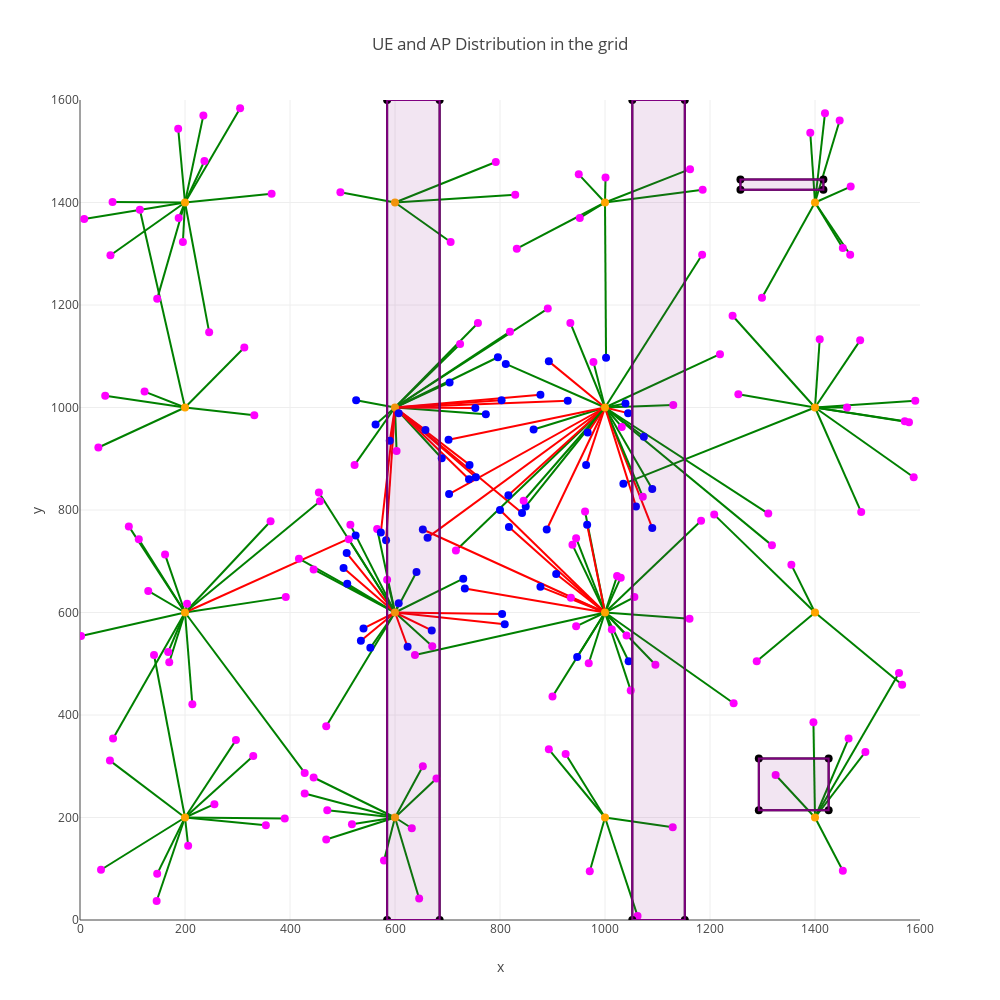

Source (notebook cell):
### Code cell
data_0_episode = Info_plot_dynamic_UE(result_NN, 0)
data_values=data_0_episode["data"]  

figure={"data":data_values,
        "layout": {'xaxis':{'range': [0, 1600], 'title': 'x'},
                   'yaxis':{'range': [0, 1600], 'title': 'y'},
                   'title':"UE and AP Distribution in the grid",
                   'height' : 1000,
                   'width' :1000,
                   'showlegend': False,
                   "shapes":Rec_dict, 
                  }
       }
plotly.offline.iplot(figure, image='png')

### Figure 1 — Plotly figure (JSON) as saved in the notebook; plotly's stock layout.template omitted (floating-point values rounded to 4 significant figures; data arrays with more than 128 entries replaced by an {"elided": "..."} marker saying what was removed)
{"data": [{"line": {"color": "green", "width": 2}, "mode": "lines", "type": "scatter", "x": [1000, 945], "y": [600, 745]}, {"line": {"color": "green", "width": 2}, "mode": "lines", "type": "scatter", "x": [1000, 1162], "y": [1400, 1465]}, {"line": {"color": "green", "width": 2}, "mode": "lines", "type": "scatter", "x": [600, 689], "y": [1000, 901]}, {"line": {"color": "green", "width": 2}, "mode": "lines", "type": "scatter", "x": [1000, 952], "y": [1400, 1370]}, {"line": {"color": "green", "width": 2}, "mode": "lines", "type": "scatter", "x": [200, 392], "y": [600, 630]}, {"line": {"color": "green", "width": 2}, "mode": "lines", "type": "scatter", "x": [600, 653], "y": [200, 300]}, {"line": {"color": "green", "width": 2}, "mode": "lines", "type": "scatter", "x": [1000, 1013], "y": [600, 567]}, {"line": {"color": "red", "width": 2}, "mode": "lines", "type": "scatter", "x": [1000, 889], "y": [1000, 762]}, {"line": {"color": "green", "width": 2}, "mode": "lines", "type": "scatter", "x": [200, 114], "y": [1000, 1386]}, {"line": {"color": "green", "width": 2}, "mode": "lines", "type": "scatter", "x": [1000, 925], "y": [200, 324]}, {"line": {"color": "green", "width": 2}, "mode": "lines", "type": "scatter", "x": [200, 63], "y": [600, 354]}, {"line": {"color": "green", "width": 2}, "mode": "lines", "type": "scatter", "x": [200, 123], "y": [1000, 1031]}, {"line": {"color": "green", "width": 2}, "mode": "lines", "type": "scatter", "x": [1400, 1289], "y": [600, 505]}, {"line": {"color": "green", "width": 2}, "mode": "lines", "type": "scatter", "x": [200, 141], "y": [200, 517]}, {"line": {"color": "green", "width": 2}, "mode": "lines", "type": "scatter", "x": [1000, 900], "y": [600, 436]}, {"line": {"color": "red", "width": 2}, "mode": "lines", "type": "scatter", "x": [600, 842], "y": [1000, 794]}, {"line": {"color": "green", "width": 2}, "mode": "lines", "type": "scatter", "x": [600, 730], "y": [600, 666]}, {"line": {"color": "green", "width": 2}, "mode": "lines", "type": "scatter", "x": [600, 455], "y": [600, 834]}, {"line": {"color": "green", "width": 2}, "mode": "lines", "type": "scatter", "x": [600, 704], "y": [1000, 1049]}, {"line": {"color": "green", "width": 2}, "mode": "lines", "type": "scatter", "x": [200, 235], "y": [1400, 1570]}, {"line": {"color": "green", "width": 2}, "mode": "lines", "type": "scatter", "x": [600, 469], "y": [600, 378]}, {"line": {"color": "green", "width": 2}, "mode": "lines", "type": "scatter", "x": [1000, 1183], "y": [600, 779]}, {"line": {"color": "green", "width": 2}, "mode": "lines", "type": "scatter", "x": [1000, 1185], "y": [1000, 1298]}, {"line": {"color": "green", "width": 2}, "mode": "lines", "type": "scatter", "x": [1000, 1041], "y": [600, 555]}, {"line": {"color": "green", "width": 2}, "mode": "lines", "type": "scatter", "x": [1000, 1245], "y": [600, 423]}, {"line": {"color": "green", "width": 2}, "mode": "lines", "type": "scatter", "x": [1400, 1355], "y": [600, 693]}, {"line": {"color": "green", "width": 2}, "mode": "lines", "type": "scatter", "x": [1000, 978], "y": [1000, 1089]}, {"line": {"color": "green", "width": 2}, "mode": "lines", "type": "scatter", "x": [1400, 1447], "y": [1400, 1560]}, {"line": {"color": "green", "width": 2}, "mode": "lines", "type": "scatter", "x": [1000, 1161], "y": [600, 588]}, {"line": {"color": "green", "width": 2}, "mode": "lines", "type": "scatter", "x": [1000, 849], "y": [1000, 807]}, {"line": {"color": "green", "width": 2}, "mode": "lines", "type": "scatter", "x": [200, 168], "y": [600, 523]}, {"line": {"color": "green", "width": 2}, "mode": "lines", "type": "scatter", "x": [1400, 1453], "y": [1400, 1311]}, {"line": {"color": "green", "width": 2}, "mode": "lines", "type": "scatter", "x": [1400, 1579], "y": [1000, 971]}, {"line": {"color": "green", "width": 2}, "mode": "lines", "type": "scatter", "x": [1400, 1496], "y": [200, 328]}, {"line": {"color": "green", "width": 2}, "mode": "lines", "type": "scatter", "x": [600, 607], "y": [1000, 989]}, {"line": {"color": "green", "width": 2}, "mode": "lines", "type": "scatter", "x": [200, 363], "y": [600, 778]}, {"line": {"color": "green", "width": 2}, "mode": "lines", "type": "scatter", "x": [600, 891], "y": [1000, 1193]}, {"line": {"color": "green", "width": 2}, "mode": "lines", "type": "scatter", "x": [200, 62], "y": [1400, 1401]}, {"line": {"color": "green", "width": 2}, "mode": "lines", "type": "scatter", "x": [200, 130], "y": [600, 642]}, {"line": {"color": "green", "width": 2}, "mode": "lines", "type": "scatter", "x": [200, 147], "y": [1400, 1212]}, {"line": {"color": "green", "width": 2}, "mode": "lines", "type": "scatter", "x": [1000, 864], "y": [1000, 957]}, {"line": {"color": "green", "width": 2}, "mode": "lines", "type": "scatter", "x": [1000, 935], "y": [600, 629]}, {"line": {"color": "green", "width": 2}, "mode": "lines", "type": "scatter", "x": [600, 566], "y": [600, 763]}, {"line": {"color": "green", "width": 2}, "mode": "lines", "type": "scatter", "x": [200, 35], "y": [1000, 922]}, {"line": {"color": "red", "width": 2}, "mode": "lines", "type": "scatter", "x": [1000, 733], "y": [600, 647]}, {"line": {"color": "green", "width": 2}, "mode": "lines", "type": "scatter", "x": [1000, 1045], "y": [600, 505]}, {"line": {"color": "green", "width": 2}, "mode": "lines", "type": "scatter", "x": [1000, 716], "y": [1000, 721]}, {"line": {"color": "green", "width": 2}, "mode": "lines", "type": "scatter", "x": [1000, 947], "y": [600, 513]}, {"line": {"color": "green", "width": 2}, "mode": "lines", "type": "scatter", "x": [1000, 638], "y": [600, 517]}, {"line": {"color": "green", "width": 2}, "mode": "lines", "type": "scatter", "x": [200, 354], "y": [200, 185]}, {"line": {"color": "green", "width": 2}, "mode": "lines", "type": "scatter", "x": [600, 471], "y": [200, 214]}, {"line": {"color": "green", "width": 2}, "mode": "lines", "type": "scatter", "x": [200, 297], "y": [200, 351]}, {"line": {"color": "green", "width": 2}, "mode": "lines", "type": "scatter", "x": [1000, 1186], "y": [1400, 1425]}, {"line": {"color": "green", "width": 2}, "mode": "lines", "type": "scatter", "x": [600, 509], "y": [600, 656]}, {"line": {"color": "green", "width": 2}, "mode": "lines", "type": "scatter", "x": [600, 641], "y": [600, 679]}, {"line": {"color": "green", "width": 2}, "mode": "lines", "type": "scatter", "x": [1000, 1130], "y": [1000, 1005]}, {"line": {"color": "green", "width": 2}, "mode": "lines", "type": "scatter", "x": [1400, 1560], "y": [200, 482]}, {"line": {"color": "green", "width": 2}, "mode": "lines", "type": "scatter", "x": [1000, 934], "y": [1000, 1165]}, {"line": {"color": "green", "width": 2}, "mode": "lines", "type": "scatter", "x": [1000, 811], "y": [1000, 1085]}, {"line": {"color": "green", "width": 2}, "mode": "lines", "type": "scatter", "x": [1400, 1488], "y": [1000, 796]}, {"line": {"color": "green", "width": 2}, "mode": "lines", "type": "scatter", "x": [600, 585], "y": [600, 664]}, {"line": {"color": "green", "width": 2}, "mode": "lines", "type": "scatter", "x": [200, 57], "y": [200, 311]}, {"line": {"color": "green", "width": 2}, "mode": "lines", "type": "scatter", "x": [1000, 1129], "y": [200, 181]}, {"line": {"color": "green", "width": 2}, "mode": "lines", "type": "scatter", "x": [1400, 1409], "y": [1000, 1133]}, {"line": {"color": "green", "width": 2}, "mode": "lines", "type": "scatter", "x": [600, 671], "y": [600, 534]}, {"line": {"color": "green", "width": 2}, "mode": "lines", "type": "scatter", "x": [1000, 1049], "y": [600, 448]}, {"line": {"color": "green", "width": 2}, "mode": "lines", "type": "scatter", "x": [200, 147], "y": [200, 90]}, {"line": {"color": "green", "width": 2}, "mode": "lines", "type": "scatter", "x": [600, 445], "y": [200, 278]}, {"line": {"color": "green", "width": 2}, "mode": "lines", "type": "scatter", "x": [600, 553], "y": [600, 531]}, {"line": {"color": "green", "width": 2}, "mode": "lines", "type": "scatter", "x": [1400, 1588], "y": [1000, 864]}, {"line": {"color": "green", "width": 2}, "mode": "lines", "type": "scatter", "x": [1000, 1074], "y": [1000, 943]}, {"line": {"color": "green", "width": 2}, "mode": "lines", "type": "scatter", "x": [200, 187], "y": [1400, 1544]}, {"line": {"color": "green", "width": 2}, "mode": "lines", "type": "scatter", "x": [1400, 1208], "y": [600, 791]}, {"line": {"color": "green", "width": 2}, "mode": "lines", "type": "scatter", "x": [1000, 1032], "y": [1000, 962]}, {"line": {"color": "green", "width": 2}, "mode": "lines", "type": "scatter", "x": [1400, 1325], "y": [200, 283]}, {"line": {"color": "green", "width": 2}, "mode": "lines", "type": "scatter", "x": [200, 58], "y": [1400, 1297]}, {"line": {"color": "green", "width": 2}, "mode": "lines", "type": "scatter", "x": [600, 563], "y": [1000, 967]}, {"line": {"color": "green", "width": 2}, "mode": "lines", "type": "scatter", "x": [1400, 1461], "y": [1000, 1000]}, {"line": {"color": "green", "width": 2}, "mode": "lines", "type": "scatter", "x": [1000, 893], "y": [200, 333]}, {"line": {"color": "green", "width": 2}, "mode": "lines", "type": "scatter", "x": [1400, 1243], "y": [1000, 1179]}, {"line": {"color": "green", "width": 2}, "mode": "lines", "type": "scatter", "x": [600, 706], "y": [1400, 1323]}, {"line": {"color": "green", "width": 2}, "mode": "lines", "type": "scatter", "x": [1400, 1391], "y": [1400, 1536]}, {"line": {"color": "green", "width": 2}, "mode": "lines", "type": "scatter", "x": [600, 428], "y": [200, 247]}, {"line": {"color": "green", "width": 2}, "mode": "lines", "type": "scatter", "x": [600, 445], "y": [600, 684]}, {"line": {"color": "green", "width": 2}, "mode": "lines", "type": "scatter", "x": [600, 829], "y": [1400, 1415]}, {"line": {"color": "green", "width": 2}, "mode": "lines", "type": "scatter", "x": [1000, 1090], "y": [1000, 841]}, {"line": {"color": "green", "width": 2}, "mode": "lines", "type": "scatter", "x": [1000, 945], "y": [600, 573]}, {"line": {"color": "green", "width": 2}, "mode": "lines", "type": "scatter", "x": [200, 256], "y": [200, 226]}, {"line": {"color": "green", "width": 2}, "mode": "lines", "type": "scatter", "x": [1000, 1311], "y": [1000, 793]}, {"line": {"color": "green", "width": 2}, "mode": "lines", "type": "scatter", "x": [1400, 1467], "y": [1400, 1298]}, {"line": {"color": "green", "width": 2}, "mode": "lines", "type": "scatter", "x": [200, 196], "y": [1400, 1323]}, {"line": {"color": "green", "width": 2}, "mode": "lines", "type": "scatter", "x": [200, 48], "y": [1000, 1023]}, {"line": {"color": "green", "width": 2}, "mode": "lines", "type": "scatter", "x": [600, 792], "y": [1400, 1479]}, {"line": {"color": "green", "width": 2}, "mode": "lines", "type": "scatter", "x": [600, 603], "y": [1000, 915]}, {"line": {"color": "green", "width": 2}, "mode": "lines", "type": "scatter", "x": [600, 607], "y": [600, 618]}, {"line": {"color": "green", "width": 2}, "mode": "lines", "type": "scatter", "x": [600, 758], "y": [1000, 1165]}, {"line": {"color": "green", "width": 2}, "mode": "lines", "type": "scatter", "x": [1000, 971], "y": [200, 95]}, {"line": {"color": "green", "width": 2}, "mode": "lines", "type": "scatter", "x": [1000, 1056], "y": [600, 630]}, {"line": {"color": "green", "width": 2}, "mode": "lines", "type": "scatter", "x": [1000, 1023], "y": [600, 671]}, {"line": {"color": "green", "width": 2}, "mode": "lines", "type": "scatter", "x": [600, 417], "y": [600, 705]}, {"line": {"color": "green", "width": 2}, "mode": "lines", "type": "scatter", "x": [600, 518], "y": [200, 187]}, {"line": {"color": "green", "width": 2}, "mode": "lines", "type": "scatter", "x": [1400, 1254], "y": [1000, 1026]}, {"line": {"color": "green", "width": 2}, "mode": "lines", "type": "scatter", "x": [600, 773], "y": [1000, 987]}, {"line": {"color": "green", "width": 2}, "mode": "lines", "type": "scatter", "x": [1000, 950], "y": [1400, 1455]}, {"line": {"color": "green", "width": 2}, "mode": "lines", "type": "scatter", "x": [600, 526], "y": [1000, 1014]}, {"line": {"color": "green", "width": 2}, "mode": "lines", "type": "scatter", "x": [200, 246], "y": [1400, 1147]}, {"line": {"color": "green", "width": 2}, "mode": "lines", "type": "scatter", "x": [600, 796], "y": [1000, 1098]}, {"line": {"color": "red", "width": 2}, "mode": "lines", "type": "scatter", "x": [1000, 1090], "y": [1000, 765]}, {"line": {"color": "green", "width": 2}, "mode": "lines", "type": "scatter", "x": [1000, 1039], "y": [1000, 1008]}, {"line": {"color": "green", "width": 2}, "mode": "lines", "type": "scatter", "x": [200, 204], "y": [600, 617]}, {"line": {"color": "red", "width": 2}, "mode": "lines", "type": "scatter", "x": [600, 804], "y": [600, 597]}, {"line": {"color": "green", "width": 2}, "mode": "lines", "type": "scatter", "x": [600, 819], "y": [1000, 1148]}, {"line": {"color": "green", "width": 2}, "mode": "lines", "type": "scatter", "x": [200, 365], "y": [1400, 1417]}, {"line": {"color": "red", "width": 2}, "mode": "lines", "type": "scatter", "x": [1000, 702], "y": [1000, 937]}, {"line": {"color": "green", "width": 2}, "mode": "lines", "type": "scatter", "x": [200, 93], "y": [600, 768]}, {"line": {"color": "red", "width": 2}, "mode": "lines", "type": "scatter", "x": [600, 809], "y": [600, 577]}, {"line": {"color": "green", "width": 2}, "mode": "lines", "type": "scatter", "x": [600, 646], "y": [200, 42]}, {"line": {"color": "green", "width": 2}, "mode": "lines", "type": "scatter", "x": [1000, 1001], "y": [1400, 1449]}, {"line": {"color": "green", "width": 2}, "mode": "lines", "type": "scatter", "x": [1000, 1096], "y": [600, 498]}, {"line": {"color": "green", "width": 2}, "mode": "lines", "type": "scatter", "x": [600, 515], "y": [600, 771]}, {"line": {"color": "green", "width": 2}, "mode": "lines", "type": "scatter", "x": [200, 305], "y": [1400, 1584]}, {"line": {"color": "green", "width": 2}, "mode": "lines", "type": "scatter", "x": [200, 330], "y": [200, 320]}, {"line": {"color": "green", "width": 2}, "mode": "lines", "type": "scatter", "x": [1000, 1072], "y": [1000, 826]}, {"line": {"color": "red", "width": 2}, "mode": "lines", "type": "scatter", "x": [600, 502], "y": [600, 687]}, {"line": {"color": "red", "width": 2}, "mode": "lines", "type": "scatter", "x": [1000, 964], "y": [1000, 888]}, {"line": {"color": "green", "width": 2}, "mode": "lines", "type": "scatter", "x": [600, 724], "y": [1000, 1124]}, {"line": {"color": "green", "width": 2}, "mode": "lines", "type": "scatter", "x": [200, 390], "y": [200, 198]}, {"line": {"color": "green", "width": 2}, "mode": "lines", "type": "scatter", "x": [1400, 1419], "y": [1400, 1574]}, {"line": {"color": "red", "width": 2}, "mode": "lines", "type": "scatter", "x": [1000, 1044], "y": [1000, 989]}, {"line": {"color": "red", "width": 2}, "mode": "lines", "type": "scatter", "x": [1000, 816], "y": [1000, 829]}, {"line": {"color": "red", "width": 2}, "mode": "lines", "type": "scatter", "x": [600, 741], "y": [1000, 860]}, {"line": {"color": "red", "width": 2}, "mode": "lines", "type": "scatter", "x": [1000, 907], "y": [600, 675]}, {"line": {"color": "green", "width": 2}, "mode": "lines", "type": "scatter", "x": [600, 679], "y": [200, 276]}, {"line": {"color": "green", "width": 2}, "mode": "lines", "type": "scatter", "x": [1400, 1035], "y": [1000, 851]}, {"line": {"color": "green", "width": 2}, "mode": "lines", "type": "scatter", "x": [200, 332], "y": [1000, 985]}, {"line": {"color": "green", "width": 2}, "mode": "lines", "type": "scatter", "x": [600, 523], "y": [1000, 888]}, {"line": {"color": "green", "width": 2}, "mode": "lines", "type": "scatter", "x": [1000, 962], "y": [600, 797]}, {"line": {"color": "red", "width": 2}, "mode": "lines", "type": "scatter", "x": [600, 753], "y": [1000, 999]}, {"line": {"color": "red", "width": 2}, "mode": "lines", "type": "scatter", "x": [1000, 893], "y": [1000, 1090]}, {"line": {"color": "green", "width": 2}, "mode": "lines", "type": "scatter", "x": [1000, 1318], "y": [1000, 731]}, {"line": {"color": "red", "width": 2}, "mode": "lines", "type": "scatter", "x": [1000, 662], "y": [1000, 746]}, {"line": {"color": "red", "width": 2}, "mode": "lines", "type": "scatter", "x": [1000, 877], "y": [600, 650]}, {"line": {"color": "red", "width": 2}, "mode": "lines", "type": "scatter", "x": [600, 540], "y": [600, 569]}, {"line": {"color": "green", "width": 2}, "mode": "lines", "type": "scatter", "x": [200, 8], "y": [1400, 1368]}, {"line": {"color": "green", "width": 2}, "mode": "lines", "type": "scatter", "x": [1000, 938], "y": [600, 732]}, {"line": {"color": "green", "width": 2}, "mode": "lines", "type": "scatter", "x": [1400, 1571], "y": [1000, 973]}, {"line": {"color": "red", "width": 2}, "mode": "lines", "type": "scatter", "x": [600, 535], "y": [600, 545]}, {"line": {"color": "red", "width": 2}, "mode": "lines", "type": "scatter", "x": [1000, 967], "y": [1000, 951]}, {"line": {"color": "red", "width": 2}, "mode": "lines", "type": "scatter", "x": [600, 583], "y": [1000, 741]}, {"line": {"color": "red", "width": 2}, "mode": "lines", "type": "scatter", "x": [600, 624], "y": [600, 533]}, {"line": {"color": "red", "width": 2}, "mode": "lines", "type": "scatter", "x": [600, 573], "y": [1000, 756]}, {"line": {"color": "red", "width": 2}, "mode": "lines", "type": "scatter", "x": [200, 525], "y": [600, 750]}, {"line": {"color": "green", "width": 2}, "mode": "lines", "type": "scatter", "x": [200, 313], "y": [1000, 1117]}, {"line": {"color": "green", "width": 2}, "mode": "lines", "type": "scatter", "x": [1000, 1219], "y": [1000, 1104]}, {"line": {"color": "green", "width": 2}, "mode": "lines", "type": "scatter", "x": [200, 188], "y": [1400, 1370]}, {"line": {"color": "red", "width": 2}, "mode": "lines", "type": "scatter", "x": [1000, 817], "y": [600, 767]}, {"line": {"color": "green", "width": 2}, "mode": "lines", "type": "scatter", "x": [600, 579], "y": [200, 116]}, {"line": {"color": "green", "width": 2}, "mode": "lines", "type": "scatter", "x": [1000, 1062], "y": [200, 8]}, {"line": {"color": "red", "width": 2}, "mode": "lines", "type": "scatter", "x": [1000, 966], "y": [600, 771]}, {"line": {"color": "red", "width": 2}, "mode": "lines", "type": "scatter", "x": [600, 877], "y": [1000, 1025]}, {"line": {"color": "red", "width": 2}, "mode": "lines", "type": "scatter", "x": [1000, 653], "y": [600, 762]}, {"line": {"color": "red", "width": 2}, "mode": "lines", "type": "scatter", "x": [600, 508], "y": [600, 716]}, {"line": {"color": "green", "width": 2}, "mode": "lines", "type": "scatter", "x": [200, 214], "y": [600, 421]}, {"line": {"color": "green", "width": 2}, "mode": "lines", "type": "scatter", "x": [1000, 832], "y": [1400, 1310]}, {"line": {"color": "green", "width": 2}, "mode": "lines", "type": "scatter", "x": [200, 457], "y": [600, 817]}, {"line": {"color": "red", "width": 2}, "mode": "lines", "type": "scatter", "x": [600, 754], "y": [1000, 864]}, {"line": {"color": "green", "width": 2}, "mode": "lines", "type": "scatter", "x": [1400, 1464], "y": [200, 354]}, {"line": {"color": "red", "width": 2}, "mode": "lines", "type": "scatter", "x": [600, 590], "y": [1000, 935]}, {"line": {"color": "green", "width": 2}, "mode": "lines", "type": "scatter", "x": [200, 428], "y": [600, 287]}, {"line": {"color": "green", "width": 2}, "mode": "lines", "type": "scatter", "x": [1000, 1002], "y": [1400, 1097]}, {"line": {"color": "green", "width": 2}, "mode": "lines", "type": "scatter", "x": [1000, 845], "y": [1000, 818]}, {"line": {"color": "green", "width": 2}, "mode": "lines", "type": "scatter", "x": [600, 496], "y": [1400, 1420]}, {"line": {"color": "green", "width": 2}, "mode": "lines", "type": "scatter", "x": [1400, 1397], "y": [200, 386]}, {"line": {"color": "red", "width": 2}, "mode": "lines", "type": "scatter", "x": [1000, 800], "y": [600, 800]}, {"line": {"color": "green", "width": 2}, "mode": "lines", "type": "scatter", "x": [200, 237], "y": [1400, 1481]}, {"line": {"color": "green", "width": 2}, "mode": "lines", "type": "scatter", "x": [1400, 1486], "y": [1000, 1131]}, {"line": {"color": "green", "width": 2}, "mode": "lines", "type": "scatter", "x": [200, 2], "y": [600, 554]}, {"line": {"color": "green", "width": 2}, "mode": "lines", "type": "scatter", "x": [1400, 1453], "y": [200, 96]}, {"line": {"color": "green", "width": 2}, "mode": "lines", "type": "scatter", "x": [600, 469], "y": [200, 157]}, {"line": {"color": "green", "width": 2}, "mode": "lines", "type": "scatter", "x": [200, 170], "y": [600, 503]}, {"line": {"color": "red", "width": 2}, "mode": "lines", "type": "scatter", "x": [600, 929], "y": [1000, 1013]}, {"line": {"color": "red", "width": 2}, "mode": "lines", "type": "scatter", "x": [600, 670], "y": [600, 565]}, {"line": {"color": "green", "width": 2}, "mode": "lines", "type": "scatter", "x": [200, 112], "y": [600, 743]}, {"line": {"color": "green", "width": 2}, "mode": "lines", "type": "scatter", "x": [600, 632], "y": [200, 179]}, {"line": {"color": "green", "width": 2}, "mode": "lines", "type": "scatter", "x": [1400, 1299], "y": [1400, 1214]}, {"line": {"color": "green", "width": 2}, "mode": "lines", "type": "scatter", "x": [1400, 1591], "y": [1000, 1013]}, {"line": {"color": "green", "width": 2}, "mode": "lines", "type": "scatter", "x": [1400, 1468], "y": [1400, 1431]}, {"line": {"color": "red", "width": 2}, "mode": "lines", "type": "scatter", "x": [600, 742], "y": [1000, 888]}, {"line": {"color": "red", "width": 2}, "mode": "lines", "type": "scatter", "x": [600, 803], "y": [1000, 1014]}, {"line": {"color": "red", "width": 2}, "mode": "lines", "type": "scatter", "x": [600, 658], "y": [1000, 956]}, {"line": {"color": "red", "width": 2}, "mode": "lines", "type": "scatter", "x": [1000, 1059], "y": [1000, 807]}, {"line": {"color": "green", "width": 2}, "mode": "lines", "type": "scatter", "x": [200, 40], "y": [200, 98]}, {"line": {"color": "green", "width": 2}, "mode": "lines", "type": "scatter", "x": [200, 162], "y": [600, 713]}, {"line": {"color": "green", "width": 2}, "mode": "lines", "type": "scatter", "x": [1000, 969], "y": [600, 501]}, {"line": {"color": "green", "width": 2}, "mode": "lines", "type": "scatter", "x": [200, 206], "y": [200, 145]}, {"line": {"color": "red", "width": 2}, "mode": "lines", "type": "scatter", "x": [1000, 703], "y": [1000, 831]}, {"line": {"color": "green", "width": 2}, "mode": "lines", "type": "scatter", "x": [1000, 1030], "y": [600, 668]}, {"line": {"color": "green", "width": 2}, "mode": "lines", "type": "scatter", "x": [600, 512], "y": [600, 743]}, {"line": {"color": "green", "width": 2}, "mode": "lines", "type": "scatter", "x": [200, 146], "y": [200, 37]}, {"line": {"color": "green", "width": 2}, "mode": "lines", "type": "scatter", "x": [1400, 1566], "y": [600, 459]}, {"line": {"color": "black", "width": 2}, "mode": "lines", "type": "scatter", "x": [585, 585], "y": [0, 1600]}, {"line": {"color": "black", "width": 2}, "mode": "lines", "type": "scatter", "x": [585, 685], "y": [1600, 1600]}, {"line": {"color": "black", "width": 2}, "mode": "lines", "type": "scatter", "x": [685, 685], "y": [1600, 0]}, {"line": {"color": "black", "width": 2}, "mode": "lines", "type": "scatter", "x": [585, 685], "y": [0, 0]}, {"line": {"color": "black", "width": 2}, "mode": "lines", "type": "scatter", "x": [1293, 1293], "y": [214, 315]}, {"line": {"color": "black", "width": 2}, "mode": "lines", "type": "scatter", "x": [1293, 1426], "y": [315, 315]}, {"line": {"color": "black", "width": 2}, "mode": "lines", "type": "scatter", "x": [1426, 1426], "y": [315, 214]}, {"line": {"color": "black", "width": 2}, "mode": "lines", "type": "scatter", "x": [1293, 1426], "y": [214, 214]}, {"line": {"color": "black", "width": 2}, "mode": "lines", "type": "scatter", "x": [1258, 1258], "y": [1425, 1445]}, {"line": {"color": "black", "width": 2}, "mode": "lines", "type": "scatter", "x": [1258, 1416], "y": [1445, 1445]}, {"line": {"color": "black", "width": 2}, "mode": "lines", "type": "scatter", "x": [1416, 1416], "y": [1445, 1425]}, {"line": {"color": "black", "width": 2}, "mode": "lines", "type": "scatter", "x": [1258, 1416], "y": [1425, 1425]}, {"line": {"color": "black", "width": 2}, "mode": "lines", "type": "scatter", "x": [1052, 1052], "y": [0, 1600]}, {"line": {"color": "black", "width": 2}, "mode": "lines", "type": "scatter", "x": [1052, 1152], "y": [1600, 1600]}, {"line": {"color": "black", "width": 2}, "mode": "lines", "type": "scatter", "x": [1152, 1152], "y": [1600, 0]}, {"line": {"color": "black", "width": 2}, "mode": "lines", "type": "scatter", "x": [1052, 1152], "y": [0, 0]}, {"marker": {"color": {"elided": "232 str values"}, "size": 8}, "mode": "markers", "type": "scatter", "x": {"elided": "232 int values"}, "y": {"elided": "232 int values"}}], "layout": {"height": 1000, "shapes": [{"fillcolor": "rgba(128, 0, 128 0.1)", "line": {"color": "rgba(128, 0, 128, 1)", "width": 2}, "type": "rect", "x0": 585, "x1": 685, "y0": 0, "y1": 1600}, {"fillcolor": "rgba(128, 0, 128 0.1)", "line": {"color": "rgba(128, 0, 128, 1)", "width": 2}, "type": "rect", "x0": 1293, "x1": 1426, "y0": 214, "y1": 315}, {"fillcolor": "rgba(128, 0, 128 0.1)", "line": {"color": "rgba(128, 0, 128, 1)", "width": 2}, "type": "rect", "x0": 1258, "x1": 1416, "y0": 1425, "y1": 1445}, {"fillcolor": "rgba(128, 0, 128 0.1)", "line": {"color": "rgba(128, 0, 128, 1)", "width": 2}, "type": "rect", "x0": 1052, "x1": 1152, "y0": 0, "y1": 1600}], "showlegend": false, "title": "UE and AP Distribution in the grid", "width": 1000, "xaxis": {"range": [0, 1600], "title": "x"}, "yaxis": {"range": [0, 1600], "title": "y"}}}
